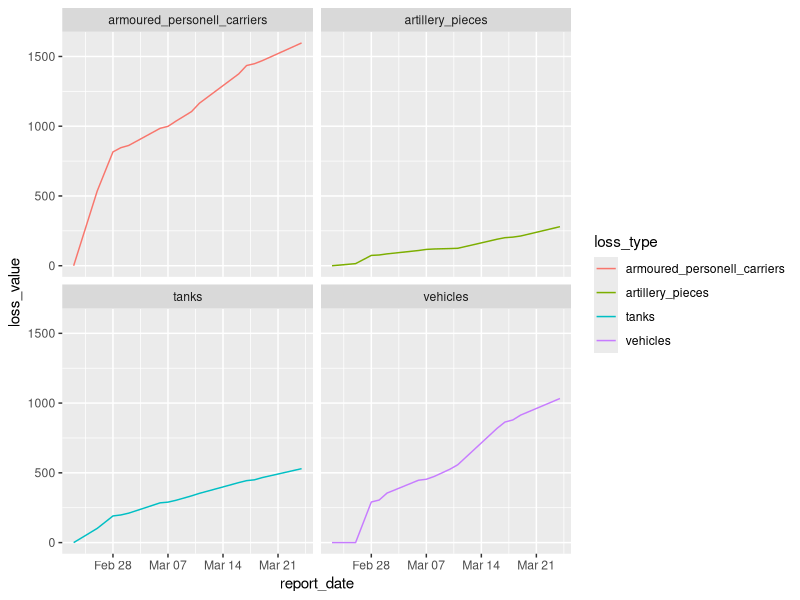
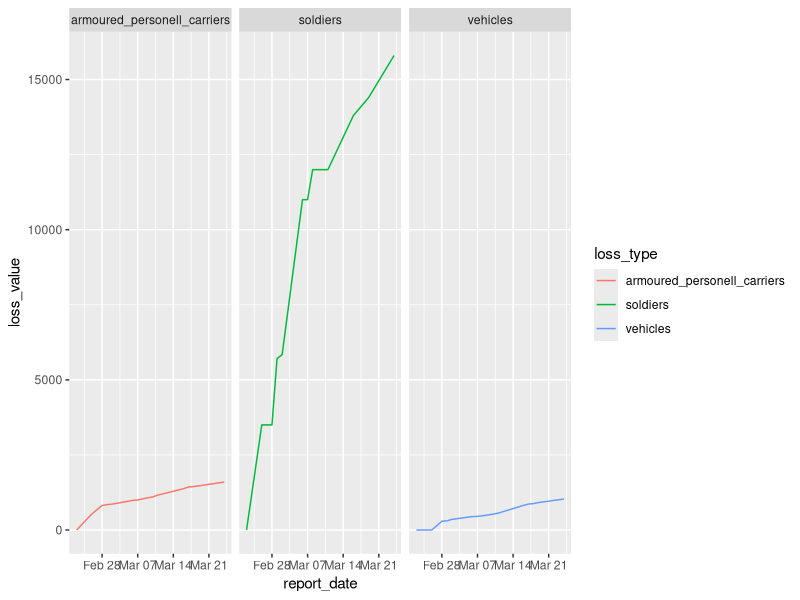
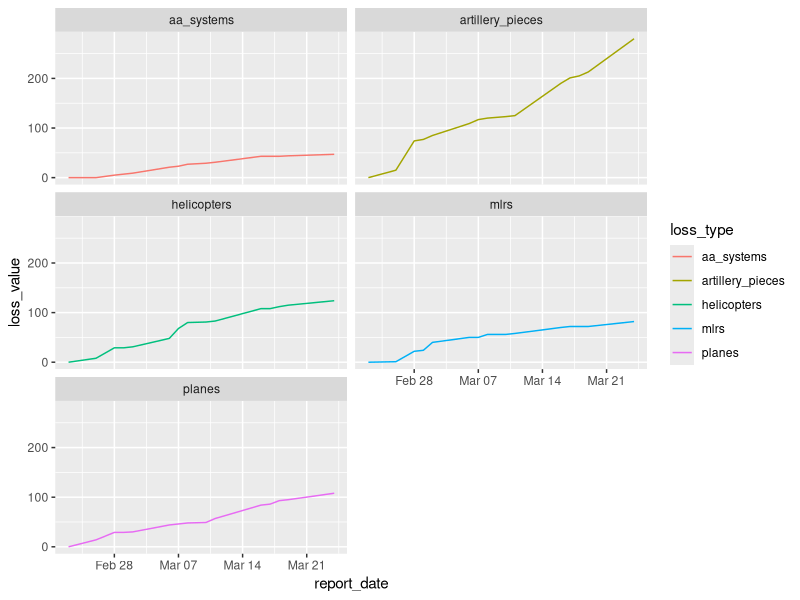
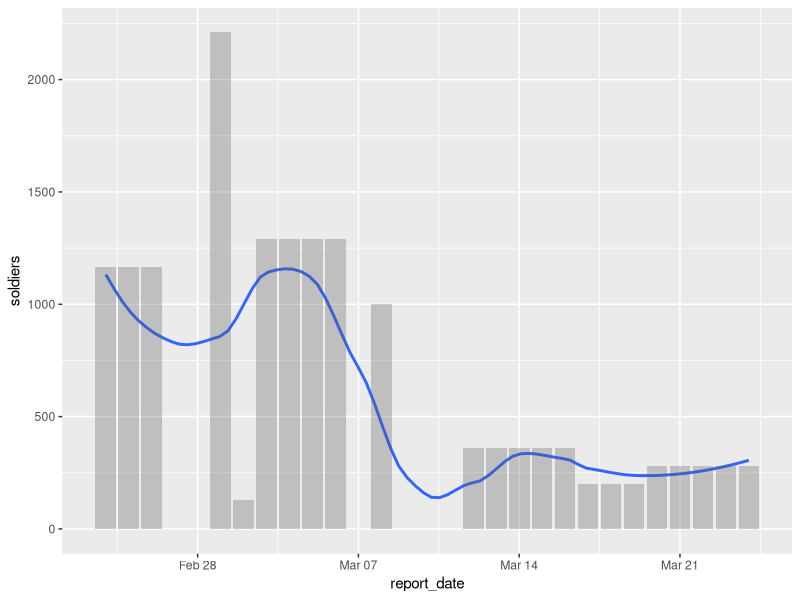
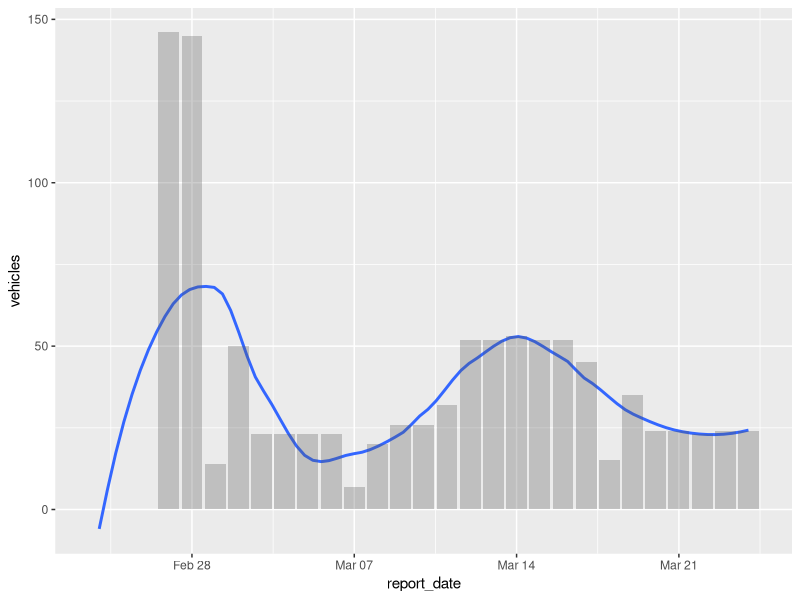
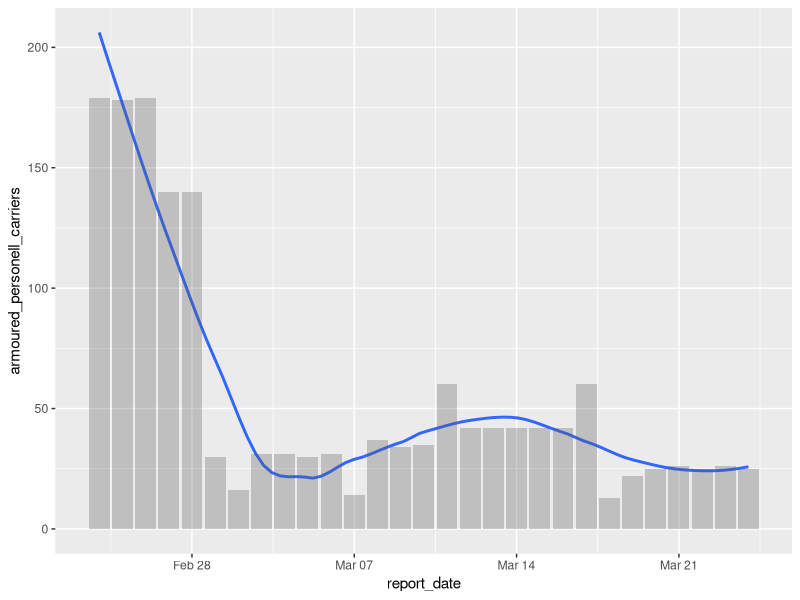

Reproduce these figures in R, in order.
## ---- chunk 1
knitr::opts_chunk$set(echo = TRUE)
library(dplyr)
library(ggplot2)
library(forecast)
## ---- chunk 2
russian_losses <- tibble::tribble(
  ~report_date, ~soldiers, ~planes, ~helicopters, ~tanks,  ~artillery_pieces,  
  ~armoured_personell_carriers, ~mlrs, ~boats, ~vehicles, ~fuel_tankers, ~uav, ~aa_systems,
  "2022-02-23", 0, 0, 0, 0, 0, 0, 0, 0, 0, 0, 0, 0,
  "2022-02-26", 3500, 14, 8, 102, 15, 536, 1, 0, 0, 0, 0, 0,
  "2022-02-28", 3500, 29, 29, 191, 74, 816, 22, 0, 291, 60, 3, 5,
  "2022-03-01", 5710, 29, 29, 198, 77, 846, 24, 2, 305, 60, 3, 7,
  "2022-03-02", 5840, 30, 31, 211, 85, 862, 40, 2, 355, 60, 3, 9,
  "2022-03-06", 11000, 44, 48, 285, 109, 985, 50, 2, 447, 60, 4, 21,
  "2022-03-07", 11000, 46, 68, 290, 117, 999, 50, 2, 454, 60, 7, 23,
  "2022-03-08", 12000, 48, 80, 303, 120, 1036, 56, 2, 474, 60, 7, 27,
  "2022-03-10", 12000, 49, 81, 335, 123, 1105, 56, 2, 526, 60, 7, 29,
  "2022-03-11", 12000, 57, 83, 353, 125, 1165, 58, 2, 558, 60, 7, 31,
  "2022-03-16", 13800, 84, 108, 430, 190, 1375, 70, 2, 819, 60, 11, 43,
  "2022-03-17", 14000, 86, 108, 444, 201, 1435, 72, 2, 864, 60, 11, 43,
  "2022-03-18", 14200, 93, 112, 450, 205, 1448, 72, 3, 879, 60, 12, 43,
  "2022-03-19", 14400, 95, 115, 466, 213, 1470, 72, 3, 914, 60, 17, 44,
  "2022-03-24", 15800, 108, 124, 530, 280, 1597, 82, 4, 1033, 72, 50, 47,
  ) %>% 
  mutate(report_date = as.Date(report_date))

campaign_length = as.integer(max(russian_losses$report_date) - min(russian_losses$report_date))
campaign_length_weeks = ceiling(campaign_length / 7)

russian_losses
 
## ---- chunk 3
 
russian_losses %>% 
  filter(report_date == as.character(max(russian_losses$report_date))) %>% 
  select(-report_date) %>% 
  purrr::map_df(.f=function(x) x / campaign_length)
## ---- chunk 4
russian_losses %>% 
  select(report_date, tanks, artillery_pieces, armoured_personell_carriers, vehicles) %>% 
  tidyr::pivot_longer(cols = where(~is.numeric(.x)), names_to="loss_type", values_to="loss_value") %>% 
  ggplot(aes(report_date, loss_value, group=loss_type, colour=loss_type)) +
  geom_line() +
  facet_wrap(~loss_type, ncol = 2)

## ---- chunk 5
russian_losses %>% 
  select(report_date, soldiers, armoured_personell_carriers, vehicles) %>% 
  tidyr::pivot_longer(cols = where(~is.numeric(.x)), names_to="loss_type", values_to="loss_value") %>% 
  ggplot(aes(report_date, loss_value, group=loss_type, colour=loss_type)) +
  geom_line() +
  facet_wrap(~loss_type, ncol = 3)

## ---- chunk 6
russian_losses %>% 
  select(report_date, planes, helicopters, artillery_pieces, mlrs, aa_systems) %>% 
  tidyr::pivot_longer(cols = where(~is.numeric(.x)), names_to="loss_type", values_to="loss_value") %>% 
  ggplot(aes(report_date, loss_value, group=loss_type, colour=loss_type)) +
  geom_line() +
  facet_wrap(~loss_type, ncol = 2)

## ---- chunk 7

russian_losses_all_dates <-
  dplyr::tibble(report_date = min(russian_losses$report_date) + 0:campaign_length) %>%
  left_join(russian_losses, by="report_date")


russian_losses_all_dates
## ---- chunk 8
russian_losses_all_dates <- 
  russian_losses_all_dates %>% 
  mutate(across(where(~is.numeric(.x)), .fns=forecast::na.interp)) %>%
  mutate(across(where(~is.numeric(.x)), .fns=as.numeric)) %>% 
  mutate(across(where(~is.numeric(.x)), .fns=round))

russian_losses_all_dates
## ---- chunk 9
russian_losses_all_dates <- 
  russian_losses_all_dates %>% 
  mutate(campaign_week_number = c(0, rep(1:campaign_length_weeks, each=7)[1:(campaign_length)]))
  
russian_losses_all_dates
## ---- chunk 10
russian_losses_all_dates %>% 
  mutate(soldiers_lag = dplyr::lag(soldiers)) %>% 
  select(report_date, soldiers, soldiers_lag)

daily_diff <- function(val){
  val - dplyr::lag(val) 
}

rate_plot <- function(df, loss_column){
  
  df %>% 
    select(report_date, {{loss_column}}, campaign_week_number) %>% 
    mutate(across(where(~is.numeric(.x)), .fns=daily_diff)) %>% 
    tidyr::drop_na() %>% 
    ggplot(aes(report_date, {{loss_column}})) +
    geom_smooth(se=FALSE, span=0.5) +
    geom_bar(stat = "identity", alpha = 0.3)
}


rate_plot(russian_losses_all_dates, soldiers)
  

## ---- chunk 11

rate_plot(russian_losses_all_dates, vehicles)

## ---- chunk 12

rate_plot(russian_losses_all_dates, armoured_personell_carriers)

## ---- chunk 13

